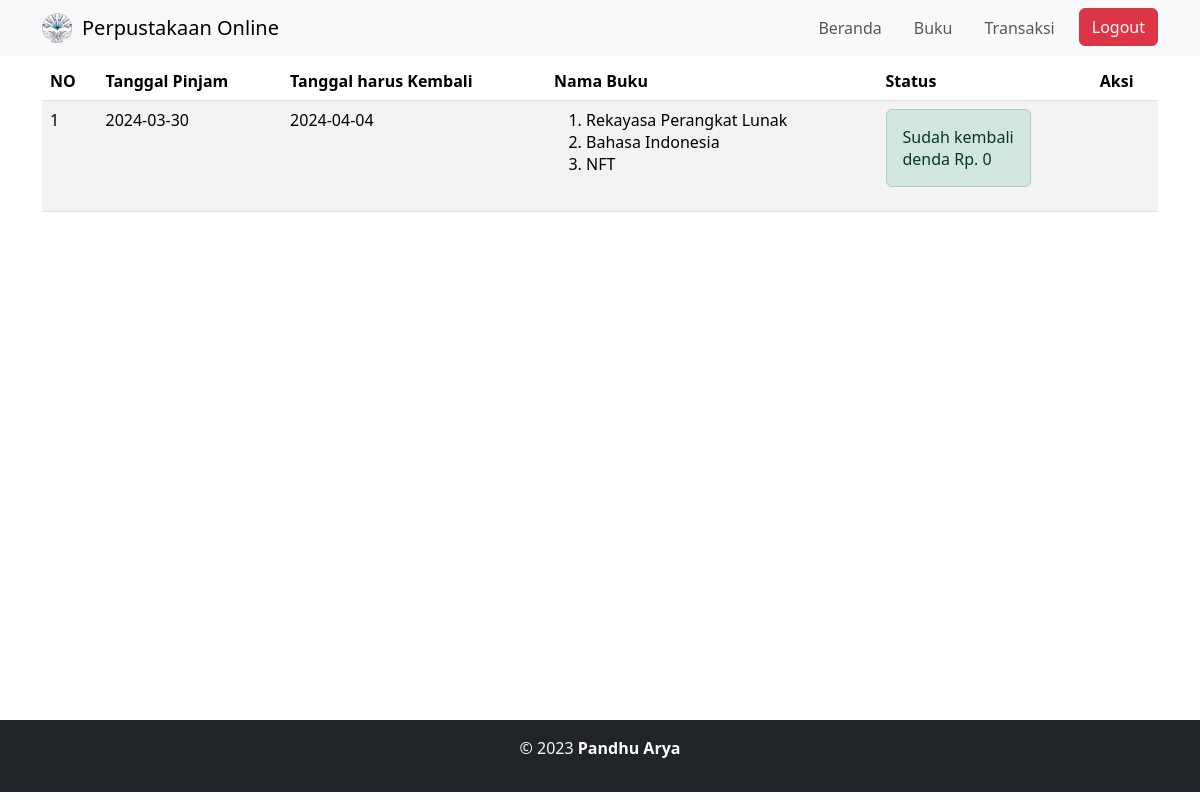
Screenshot of /frontend/histori_peminjaman.php (signed in) with the database file from the repository.
### tables this page shows
CREATE TABLE `peminjaman_buku` (
  `id_peminjaman_buku` int(11) NOT NULL,
  `id_siswa` int(11) NOT NULL,
  `tanggal_pinjam` date NOT NULL,
  `tanggal_kembali` date NOT NULL
);

CREATE TABLE `detail_peminjaman_buku` (
  `id_detail_peminjaman_buku` int(11) NOT NULL,
  `id_peminjaman_buku` int(11) NOT NULL,
  `id_buku` int(11) NOT NULL,
  `qty` int(11) NOT NULL
);

CREATE TABLE `buku` (
  `id_buku` int(3) NOT NULL,
  `nama_buku` varchar(200) NOT NULL,
  `deskripsi` varchar(255) NOT NULL,
  `foto` longblob NOT NULL
);

CREATE TABLE `pengembalian_buku` (
  `id_pengembalian_buku` int(11) NOT NULL,
  `id_peminjaman_buku` int(11) NOT NULL,
  `tanggal_pengembalian` date NOT NULL,
  `denda` int(11) NOT NULL
);

### frontend/histori_peminjaman.php (the view, shortened to what this page needs)
<?php
include "header.php";
?>
<div class="container" style="min-height: 90vh">
    <h2 class="text-center pb-3">Histori Peminjaman Buku</h2>
    <table class="table table-hover table-striped">
        <thead>
            <th>NO</th>
            <th>Tanggal Pinjam</th>
            <th>Tanggal harus Kembali</th>
            <th>Nama Buku</th>
            <th>Status</th>
            <th>Aksi</th>
        </thead>
        <tbody>
            <?php
            include "../connect.php";
            $qry_histori = mysqli_query($conn, "SELECT * FROM peminjaman_buku WHERE id_siswa='" . $_SESSION['id_siswa'] . "'order by id_peminjaman_buku desc");
            $no = 0;
            while ($dt_histori = mysqli_fetch_array($qry_histori)) {
                $no++;
                $buku_dipinjam = "<ol>";
                $qry_buku = mysqli_query($conn, "SELECT * FROM  detail_peminjaman_buku JOIN buku ON buku.id_buku=detail_peminjaman_buku.id_buku WHERE id_peminjaman_buku = '" . $dt_histori['id_peminjaman_buku'] . "'");
                while ($dt_buku = mysqli_fetch_array($qry_buku)) {
                    $buku_dipinjam .= "<li>" . $dt_buku['nama_buku'] . "</li>";
                }
                $buku_dipinjam .= "</ol>";
                $qry_cek_kembali = mysqli_query($conn, "SELECT * FROM pengembalian_buku WHERE id_peminjaman_buku = '" . $dt_histori['id_peminjaman_buku'] . "'");
                if (mysqli_num_rows($qry_cek_kembali) > 0) {
                    $dt_kembali = mysqli_fetch_array($qry_cek_kembali);
                    $denda = "denda Rp. " . $dt_kembali['denda'];
                    $status_kembali = "<label class='alert alert-success'>Sudah kembali <br>" . $denda . "</label>";
                } else {
                    $status_kembali = "<label class='alert alert-danger'>Belum kembali</label>";
                    $button_kembali = "<a href='../backend/proses_pengembalian_buku.php?id=" . $dt_histori['id_peminjaman_buku'] . "' class='btn btn-warning' onclick='return confirm(\"Apakah kamu yakin ingin mengembalikan\")'>Kembalikan</a>";
                }
                ?>
                <tr>
                    <td>
                        <?= $no ?>
                    </td>
                    <td>
                        <?= $dt_histori['tanggal_pinjam'] ?>
                    </td>
                    <td>
                        <?= $dt_histori['tanggal_kembali'] ?>
                    </td>
                    <td>
                        <?= $buku_dipinjam ?>
                    </td>
                    <td>
                        <?= $status_kembali ?>
                    </td>
                    <td>
                    </td>
                </tr>
                <?php
            }
            ?>
        </tbody>
    </table>
</div>
<?php
include "footer.php";
?>

### rows the page displays
peminjaman_buku: tanggal_pinjam "2024-03-30", tanggal_kembali "2024-04-04", pengembalian_buku.denda "denda Rp. 0"
detail_peminjaman_buku: id_buku.nama_buku "Rekayasa Perangkat Lunak"
detail_peminjaman_buku: id_buku.nama_buku "Bahasa Indonesia"
detail_peminjaman_buku: id_buku.nama_buku "NFT"
